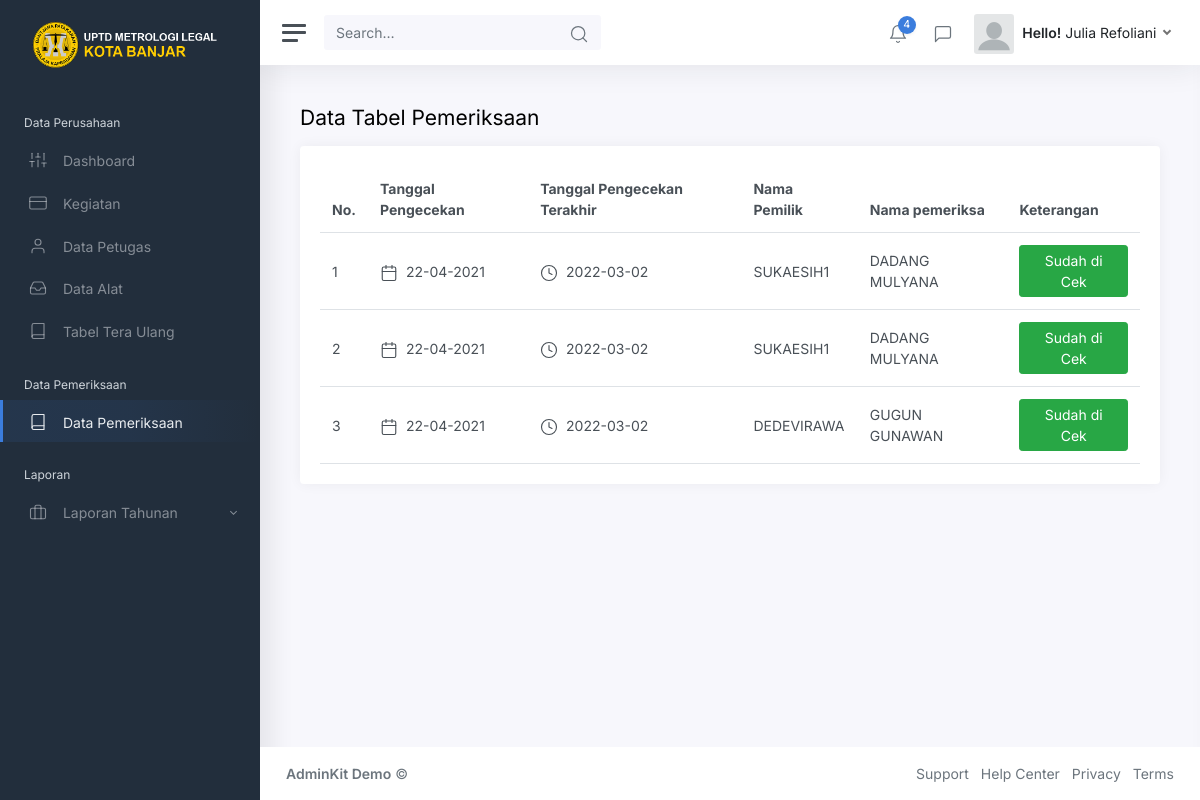
The app's page /view/pemeriksaan_view.php with its own data.
### tables this page shows
CREATE TABLE `tbl_pemeriksaan` (
  `no` int(30) NOT NULL,
  `kode_pemilik` int(30) NOT NULL,
  `tgl_pengecekan_awal` varchar(20) NOT NULL,
  `tgl_pengecekan_akhir` varchar(20) NOT NULL,
  `nama_pemilik` varchar(10) NOT NULL,
  `nm_pemeriksa` varchar(30) NOT NULL,
  `kekuatan` int(20) NOT NULL,
  `hasil` int(20) NOT NULL
);

### view/pemeriksaan_view.php (the view, shortened to what this page needs)
<!DOCTYPE html>
<html lang="en">
<head>
	<link href="../css/app.css" rel="stylesheet">
</head>
<body>
	<div class="wrapper">
		<nav id="sidebar" class="sidebar">
		<?php
		include '../asset/sidebar_menu.php';
		?>
		</nav>
		<div class="main">
			<nav class="navbar navbar-expand navbar-light navbar-bg">
				<a class="sidebar-toggle d-flex">
          <i class="hamburger align-self-center"></i>
        </a>
				<form class="d-none d-sm-inline-block">
					<div class="input-group input-group-navbar">
						<input type="text" class="form-control" placeholder="Search…" aria-label="Search">
						<button class="btn" type="button">
              <i class="align-middle" data-feather="search"></i>
            </button>
					</div>
				</form>
				<div class="navbar-collapse collapse">
					<ul class="navbar-nav navbar-align">
						<li class="nav-item dropdown">
							<a class="nav-icon dropdown-toggle" href="#" id="alertsDropdown" data-bs-toggle="dropdown">
								<div class="position-relative">
									<i class="align-middle" data-feather="bell"></i>
									<span class="indicator">4</span>
								</div>
							</a>
						</li>
						<li class="nav-item dropdown">
							<a class="nav-icon dropdown-toggle" href="#" id="messagesDropdown" data-bs-toggle="dropdown">
								<div class="position-relative">
									<i class="align-middle" data-feather="message-square"></i>
								</div>
							</a>
						</li>
						<?php
						include '../asset/top-menu.php'
						?>
						</li>
					</ul>
				</div>
			</nav>
			<main class="content">
				<div class="container-fluid p-0">
					<h1 class="h3 mb-3">Data Tabel Pemeriksaan</h1>
					<div class="row">
						<div class="col-12">
							<div class="card">
								<div class="card-body">
										<table class="table table-hover my-0" id="myTable">
									<thead>
										<tr>
											<th>No.</th>
											<th>Tanggal Pengecekan</th>
											<th>Tanggal Pengecekan Terakhir</th>
											<th>Nama Pemilik</th>
											<th>Nama pemeriksa</th>
											<th>Keterangan</th>
										</tr>
									</thead>
									<tbody>
					<?php
					include '../asset/koneksi.php';
                    $aa=date('Y-m-d');
                    $b=date('Y-m-d',strtotime('+6 month',strtotime($aa)));
      $query = "SELECT * FROM tbl_pemeriksaan";
      $result = mysqli_query($link, $query);
      $no = 1;
      while($data = mysqli_fetch_assoc($result))
      {
        echo "<tr>";
        echo "<td>$no</td>";
        echo "<td><i class='align-middle me-1' data-feather='calendar'></i> $data[tgl_pengecekan_awal]</td>";
        echo "<td><i class='align-middle me-1' data-feather='clock'></i> $b</td>";
        echo "<td>$data[nama_pemilik]</td>";
        echo "<td>$data[nm_pemeriksa]</td>";
        $tgl_now=date("d-m-Y");
		$tgl_exp=$data['tgl_pengecekan_akhir'];
		if ($tgl_now >$tgl_exp ){
         	echo'<td><a href="" class="btn btn-danger"> Belum di Cek</a></td>';
		}else{
			echo "<td> <a class='btn btn-success' href='#'><input hidden type='text' name='status' value='Sudah di Cek'>Sudah di Cek </a></td>";
		}
        echo "</tr>";
        $no++;
      }
      ?>
									</tbody>
								</table>
								</div>
							</div>
						</div>
					</div>
			</main>
			<footer class="footer">
				<div class="container-fluid">
					<div class="row text-muted">
						<div class="col-6 text-start">
							<p class="mb-0">
								<a href="index.html" class="text-muted"><strong>AdminKit Demo</strong></a> &copy;
							</p>
						</div>
						<div class="col-6 text-end">
							<ul class="list-inline">
								<li class="list-inline-item">
									<a class="text-muted" href="#">Support</a>
								</li>
								<li class="list-inline-item">
									<a class="text-muted" href="#">Help Center</a>
								</li>
								<li class="list-inline-item">
									<a class="text-muted" href="#">Privacy</a>
								</li>
								<li class="list-inline-item">
									<a class="text-muted" href="#">Terms</a>
								</li>
							</ul>
						</div>
					</div>
				</div>
			</footer>
		</div>
	</div>
</body>
</html>

### records on screen
tbl_pemeriksaan: tgl_pengecekan_awal "22-04-2021", nama_pemilik "SUKAESIH1", nm_pemeriksa "DADANG MULYANA", tgl_pengecekan_akhir "Sudah di Cek"
tbl_pemeriksaan: tgl_pengecekan_awal "22-04-2021", nama_pemilik "SUKAESIH1", nm_pemeriksa "DADANG MULYANA", tgl_pengecekan_akhir "Sudah di Cek"
tbl_pemeriksaan: tgl_pengecekan_awal "22-04-2021", nama_pemilik "DEDEVIRAWA", nm_pemeriksa "GUGUN GUNAWAN", tgl_pengecekan_akhir "Sudah di Cek"
